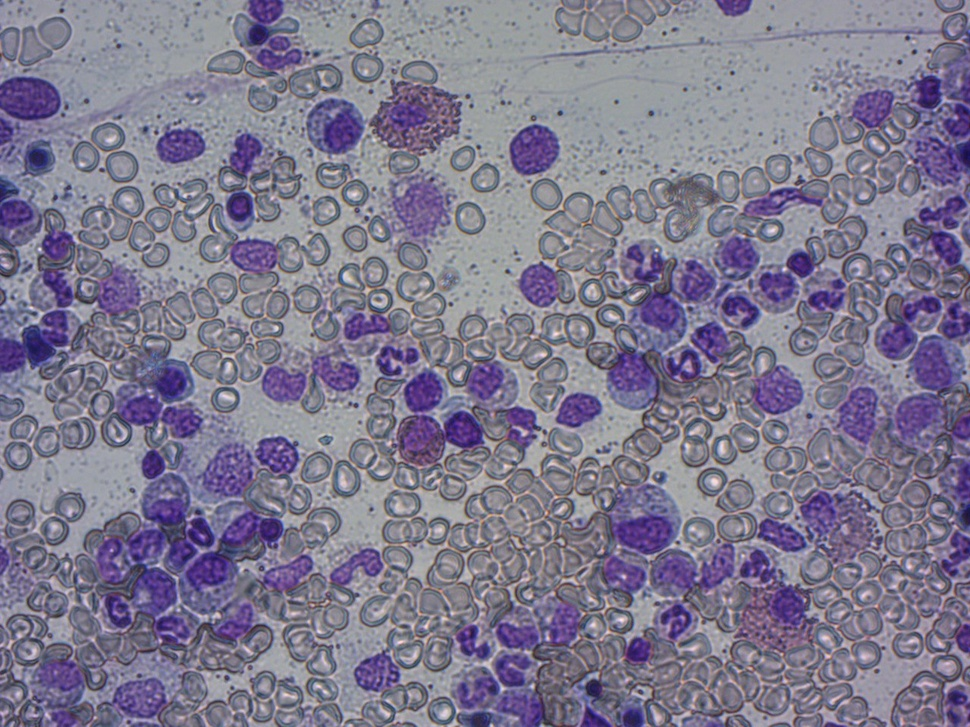
#> input picture images/2.jpg, 970 x 727 px, shrunk from 1280 x 960 before the run
$ python watershed.py
#> lines starting #> are read from the running program, lines starting #| are printed output that depends on the picture; after the words box and inside, x2 and y2 are one past the last pixel; in counts of white or black regions, pixels touching at a corner belong together
import cv2
import numpy as np
from skimage import measure
from skimage.segmentation import clear_border


def watershedAlgo(image_path):

#> called with image_path = 'images/2.jpg'
    area = 1e6
    alpha = 0.2

    image = cv2.imread(image_path)
#> image is the input picture: shape (727, 970, 3); mean B, G, R 143.4, 121.4, 126.9
    gray = cv2.cvtColor(image, cv2.COLOR_BGR2GRAY)

    ret, threshold = cv2.threshold(gray, 0, 255, cv2.THRESH_BINARY_INV + cv2.THRESH_OTSU)
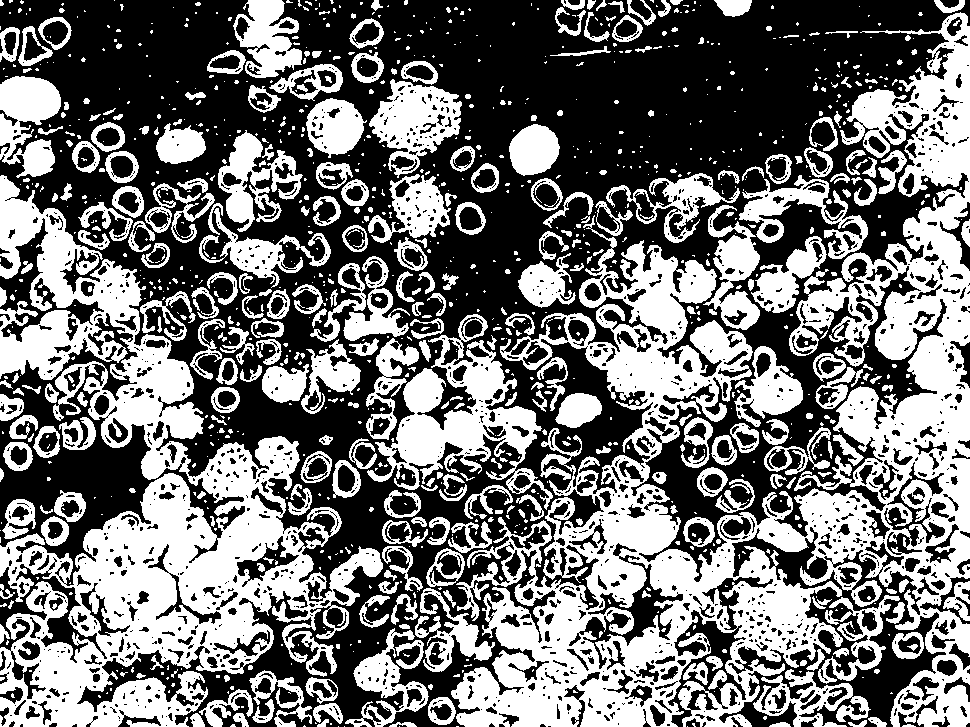
#> threshold: shape (727, 970); 44.7% white; 1135 white regions (774 under 20 px), largest, box (x1, y1, x2, y2) and area: (451, 12, 970, 727) 116087, (0, 175, 383, 727) 70323, (367, 314, 553, 510) 11167
#> ret = 122

    kernel = np.ones((3, 3), np.uint8)
    opening = cv2.morphologyEx(threshold, cv2.MORPH_OPEN, kernel, iterations=2)
#> opening: shape (727, 970); 30.1% white; 728 white regions (4 under 20 px), largest, box (x1, y1, x2, y2) and area: (79, 473, 283, 664) 20585, (838, 182, 970, 595) 18960, (457, 588, 591, 727) 8684

    opening = clear_border(opening)
#> opening: shape (727, 970); 21.3% white; 673 white regions, largest, box (x1, y1, x2, y2) and area: (79, 473, 283, 664) 20585, (590, 244, 708, 405) 7477, (101, 344, 203, 439) 5206

    sure_bg = cv2.dilate(opening, kernel, iterations=10)
#> sure_bg: shape (727, 970); 64.8% white; 64 black regions (17 under 20 px), largest, box (x1, y1, x2, y2) and area: (0, 0, 970, 727) 201033, (438, 585, 794, 727) 13233, (0, 628, 246, 727) 10308

    dist_transform = cv2.distanceTransform(opening, cv2.DIST_L2, 5)
    _, sure_fg = cv2.threshold(dist_transform, alpha * dist_transform.max(), 255, 0)
#> sure_fg: shape (727, 970) float32; 5.4% white; 200 white regions (108 under 20 px), largest, box (x1, y1, x2, y2) and area: (83, 499, 212, 634) 4890, (183, 502, 279, 601) 2372, (401, 415, 480, 462) 2038

    sure_fg = np.uint8(sure_fg)
    unknown = cv2.subtract(sure_bg, sure_fg)
#> unknown: shape (727, 970); 59.4% white; 264 black regions (125 under 20 px)

    _, markers = cv2.connectedComponents(sure_fg)
#> markers: shape (727, 970) int32; 201 distinct labels, from 0 to 200
    markers = markers + 1
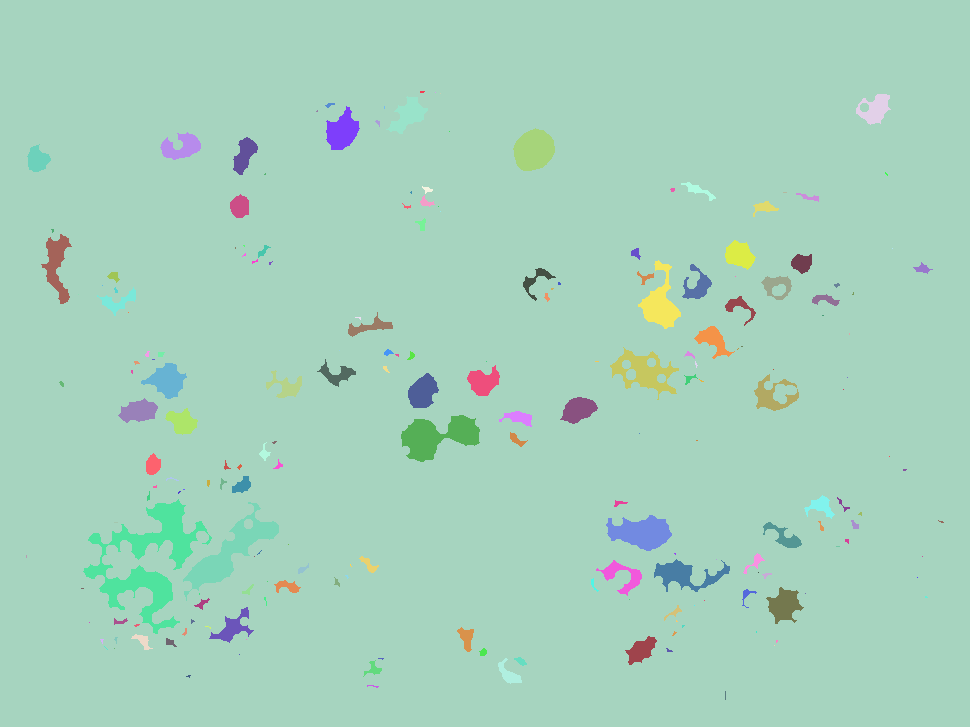
#> markers: shape (727, 970) int32; 201 distinct labels, from 1 to 201; one colour per label, 0 black
    markers[unknown == 255] = 0
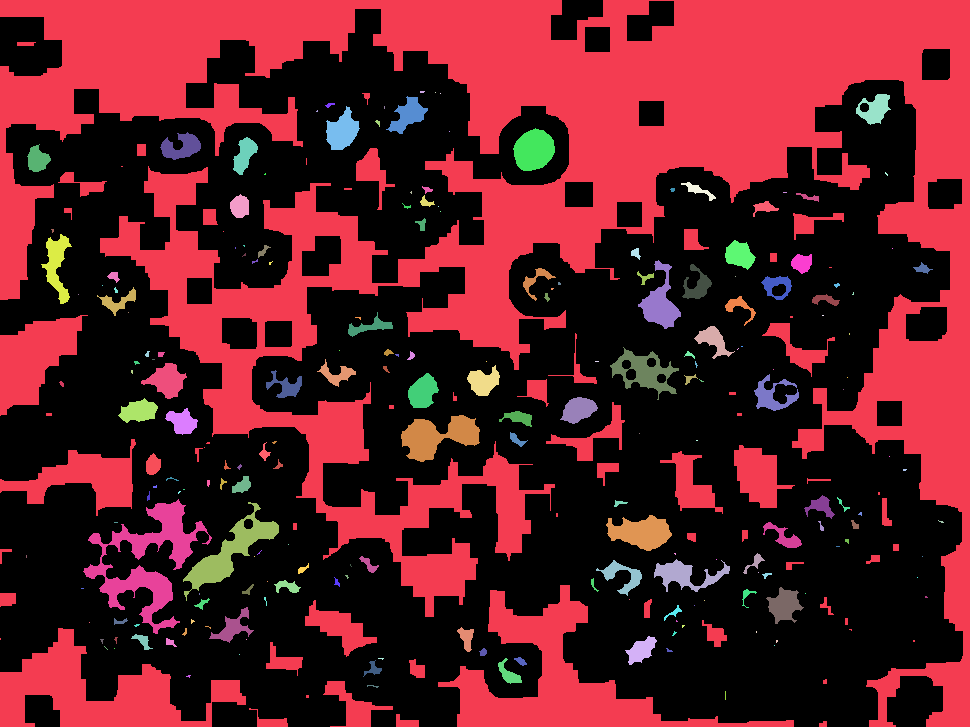
#> markers: shape (727, 970) int32; 202 distinct labels, from 0 to 201; one colour per label, 0 black
    markers = cv2.watershed(image,markers)
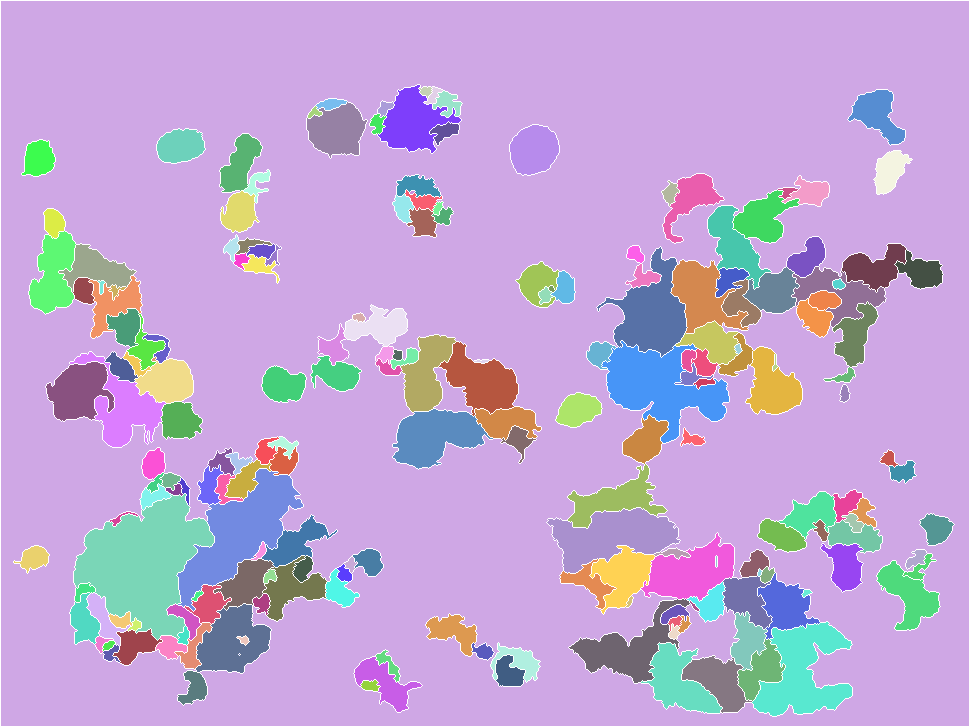
#> markers: shape (727, 970) int32; 202 distinct labels, from -1 to 201; one colour per label, 0 black, -1 white
    image[markers == -1] = [0,255,255]
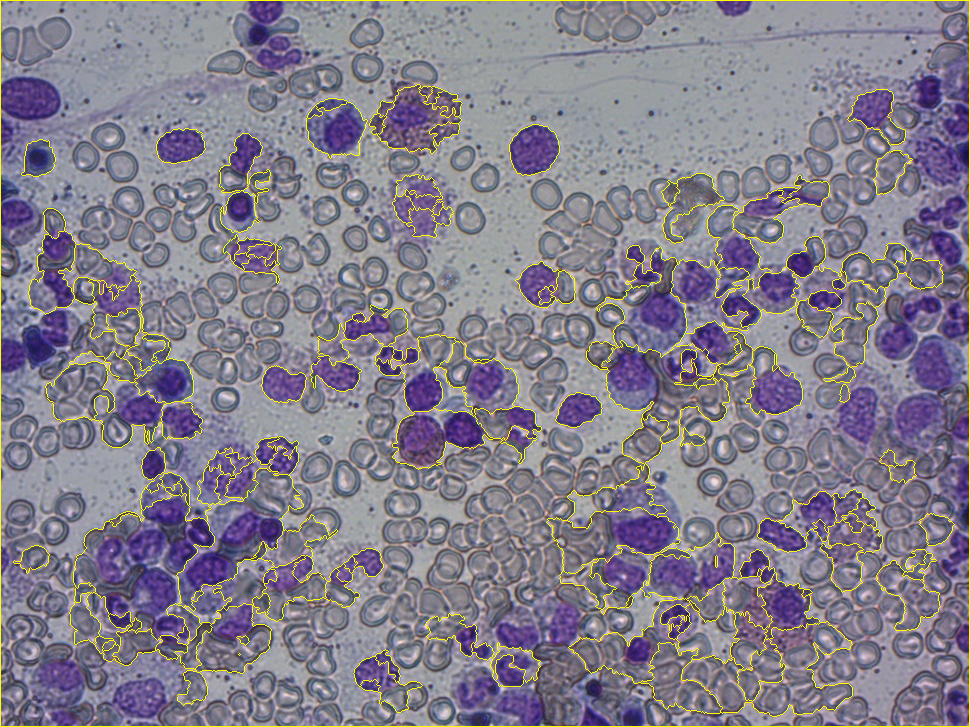
#> image: shape (727, 970, 3); 3.13% of pixels changed, all inside (x1, y1, x2, y2) = (0, 0, 970, 727)

    regions = measure.regionprops(markers, intensity_image=gray)
#> regions = 201 regions; largest, box (x1, y1, x2, y2) and area: (1, 1, 969, 726) 499760, (74, 494, 214, 640) 11128, (177, 469, 303, 611) 6853, (602, 341, 729, 443) 6153, (752, 622, 852, 716) 5093
    result = []

    for i in range(len(regions)):
        x1, y1, x2, y2 = regions[i]['bbox']
        if (x2 - x1) * (y2 - y1) < area:
            result.append(regions[i]['bbox'])
#> this loop made 201 passes
#> (x1, y1, x2, y2) on passes 1 to 3: (1, 1, 726, 969), (87, 419, 98, 432), (87, 424, 104, 443)
#> after the loop, result = 201 items, first 6: (1, 1, 726, 969), (87, 419, 98, 432), (87, 424, 104, 443), (91, 433, 117, 462), (90, 848, 145, 905), (85, 378, 153, 461)

    return result, image


def dummyAlgo(image_path):
    image = cv2.imread(image_path)
    return [], image


if __name__ == '__main__':

    image_path = 'images/2.jpg'
    boundaries, image = watershedAlgo(image_path)
#> boundaries has the same summary as result in watershedAlgo

    for i in range(len(boundaries)):
        print(f"{i + 1}: {boundaries[i]} \n")
#> this loop made 201 passes
#| 1: (1, 1, 726, 969)
#| 2: (87, 419, 98, 432)
#| 3: (87, 424, 104, 443)
#| 4: (91, 433, 117, 462)
#| 5: (90, 848, 145, 905)
#> (further printed lines are left out)

    cv2.imshow("", image)
    cv2.waitKey(0)

$ run again, with images/1.jpg copied over images/2.jpg
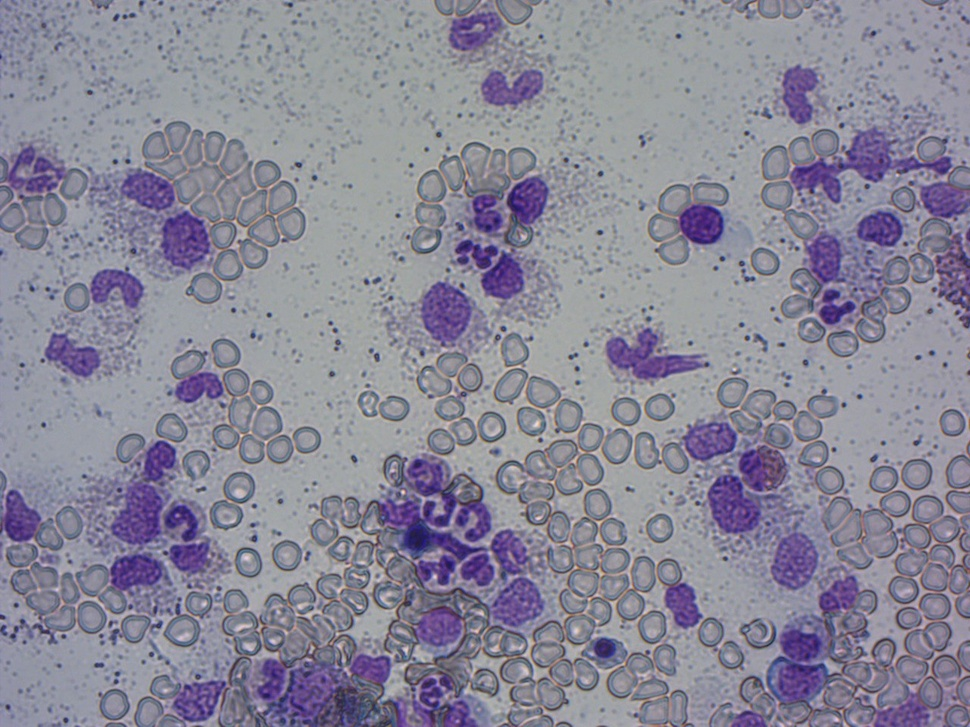
#> input picture images/1.jpg, 970 x 727 px, shrunk from 1280 x 960 before the run
#> in watershedAlgo, image is the input picture: shape (727, 970, 3); mean B, G, R 152.1, 135.5, 138
#> in watershedAlgo, `ret, threshold = cv2.threshold(gray, 0, 255, cv2.THRESH_BINARY_INV + c..`:
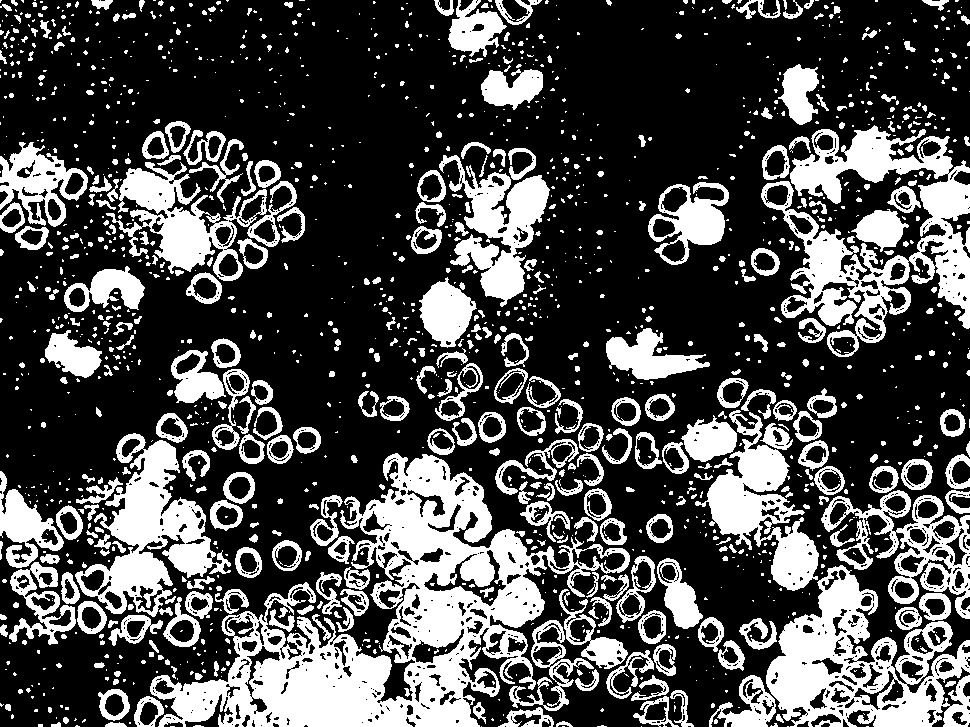
#> threshold: shape (727, 970); 29.8% white; 1554 white regions (1090 under 20 px), largest, box (x1, y1, x2, y2) and area: (150, 453, 630, 727) 42474, (761, 125, 970, 357) 17572, (766, 565, 970, 727) 15422
#> ret = 127
#> sure_bg: shape (727, 970); 48.8% white; 26 white regions, largest, box (x1, y1, x2, y2) and area: (0, 139, 970, 727) 235728, (638, 55, 961, 348) 47197, (54, 111, 302, 322) 25765
#> unknown: shape (727, 970); 43.7% white; 31 white regions
#> in watershedAlgo, `image[markers == -1] = [0,255,255]`:
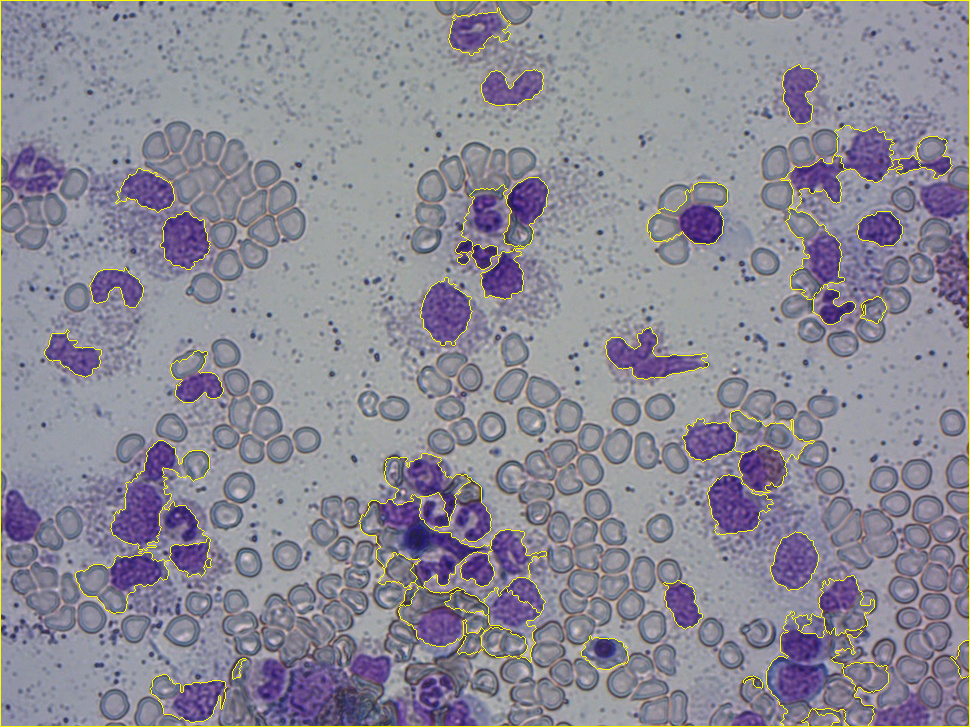
#> image: shape (727, 970, 3); 1.73% of pixels changed, all inside (x1, y1, x2, y2) = (0, 0, 970, 727)
#> regions = 65 regions; largest, box (x1, y1, x2, y2) and area: (1, 1, 969, 726) 600181, (767, 612, 874, 726) 6518, (360, 495, 492, 588) 5056, (111, 441, 209, 550) 4294, (648, 183, 727, 244) 3049
#> the loop in watershedAlgo, `for i in range(len(regions)):` made 65 passes
#> (x1, y1, x2, y2) on passes 1 to 8: (1, 1, 726, 969), (8, 449, 55, 510), (65, 783, 123, 818), (70, 482, 105, 543), (126, 835, 182, 894), (156, 897, 174, 921), (137, 917, 178, 952), (156, 781, 209, 846)
#> after the loop in watershedAlgo, `for i in range(len(regions)):`: result = 65 items, first 6: (1, 1, 726, 969), (8, 449, 55, 510), (65, 783, 123, 818), (70, 482, 105, 543), (126, 835, 182, 894), (156, 897, 174, 921)
#> boundaries has the same summary as result in watershedAlgo
#> the loop `for i in range(len(boundaries)):` made 65 passes
#| 1: (1, 1, 726, 969)
#| 2: (8, 449, 55, 510)
#| 3: (65, 783, 123, 818)
#| 4: (70, 482, 105, 543)
#| 5: (126, 835, 182, 894)
#> (further printed lines are left out)
